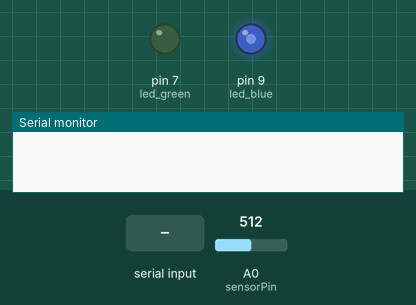
Recording of a sketch running on a simulated Arduino Uno, built with avr-gcc and run on an emulated ATmega328P. Parts: output pins drawn as LEDs (lit = HIGH), the last lines printed to the serial monitor. The inputs (shaded band) are chosen by the test bench; at power-on: A0 (sensorPin) = 512.

Above: at 1.2 s.
1.3 s: "OFF" received over Serial
At 2.0 s:
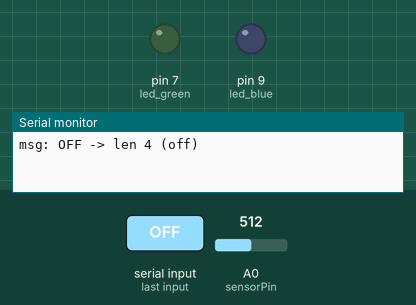
2.9 s: "ON" received over Serial
At 4.2 s:
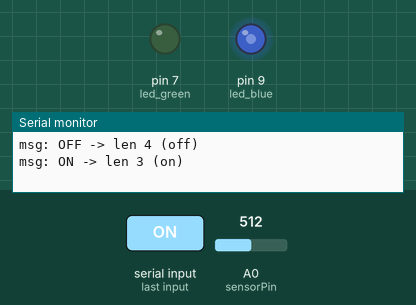
4.5 s: A0 (sensorPin) set to 716
At 5.7 s:
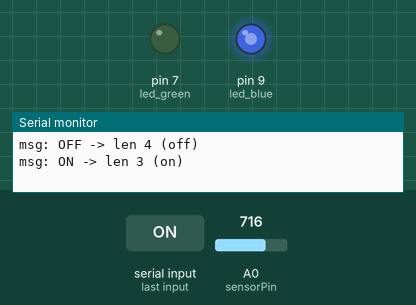
6.0 s: "GREEN" received over Serial
At 7.1 s:
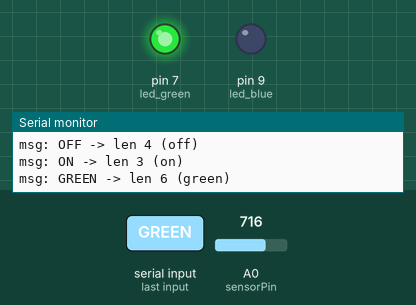
7.6 s: "BLUE" received over Serial
At 8.5 s:
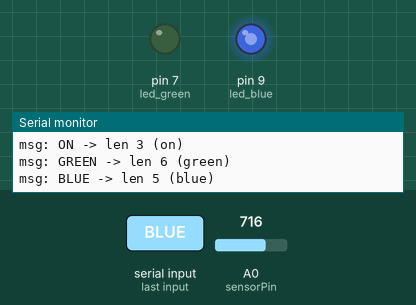
9.1 s: A0 (sensorPin) set to 900
At 9.6 s:
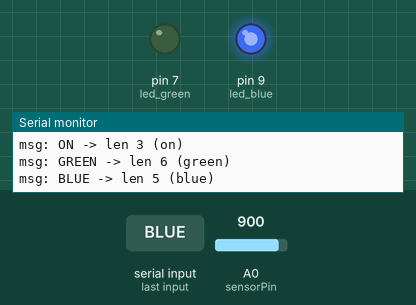
Timing chart, 0 to 11.6 s (numbered marks = the images above; inputs shaded):
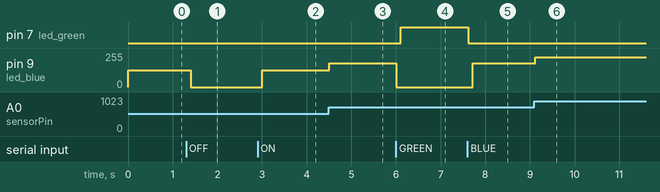

Measured:
- after the input at 1.3 s, pin 9 (led_blue): 127/255 → 0/255 after 0.10 s
- after the input at 2.9 s, pin 9 (led_blue): 0/255 → 127/255 after 0.11 s
- after the input at 4.5 s, pin 9 (led_blue): 127/255 → 178/255 at once
- after the input at 6.0 s, pin 7 (led_green): LOW → HIGH after 0.11 s; pin 9 (led_blue): 178/255 → 0/255 at once
- after the input at 7.6 s, pin 7 (led_green): HIGH → LOW at once; pin 9 (led_blue): 0/255 → 178/255 after 0.12 s
- after the input at 9.1 s, pin 9 (led_blue): 178/255 → 224/255 at once

The sketch:

led_communication.ino
```cpp
const int led_blue = 9;
const int led_green = 7;
int led1Pin = led_blue; // pin number of LED output
const int sensorPin = 0; // pin number for sensing potentiometer
int brightness = 0; // variable for indicating how bright the LED is
int percent = 0;
int prevPercent = 0;
bool on = true;

void setup() {
  pinMode(led1Pin, OUTPUT);
  Serial.begin(9600);
}

void loop() {
  int sensorValue;
  char buf[64];
  if(on){
    sensorValue = analogRead(sensorPin);
    percent = round( ( sensorValue / 1024.0 ) * 100);
    brightness = map(sensorValue, 0, 1023, 0, 255);
    if(sensorValue >= 0){
      analogWrite(led1Pin, brightness);
    }else{
      digitalWrite(led1Pin, LOW);
    }
  }else{
    digitalWrite(led1Pin, LOW);
  }
  //// serial information ....
  if(percent != prevPercent){
    //Serial.println(percent);
    prevPercent = percent;
  }
  if(Serial.available() > 0){
    String strCommand = String("ON");
    char msg[32];
    unsigned int pos = 0;
    while(Serial.available() > 0 && pos < 31){
      char inByte = Serial.read();
      msg[pos] = inByte;
      pos++;
    }
    msg[pos] = '\0';
    strCommand = String(msg);
    if( strCommand == "ON"){
      on = true;
      sprintf(buf, "msg: %s -> len %d (on)\n", msg, pos + 1);
    }else{
      if( strCommand == "OFF" ){
        on = false;
        sprintf(buf, "msg: %s -> len %d (off)\n", msg, pos + 1);
      }else{
        if( strCommand == "GREEN" ){
          led1Pin = led_green;
          digitalWrite(led_blue, LOW);
          sprintf(buf, "msg: %s -> len %d (green)\n", msg, pos + 1);
        }else{
          if( strCommand == "BLUE" ){
            led1Pin = led_blue;
            digitalWrite(led_green, LOW);
            sprintf(buf, "msg: %s -> len %d (blue)\n", msg, pos + 1);
          }else{
            sprintf(buf, "msg: %s -> len %d ()\n", msg, pos + 1);
          }
        }
      }

    }

    Serial.println(buf);
  }
  delay(100);
}
```
